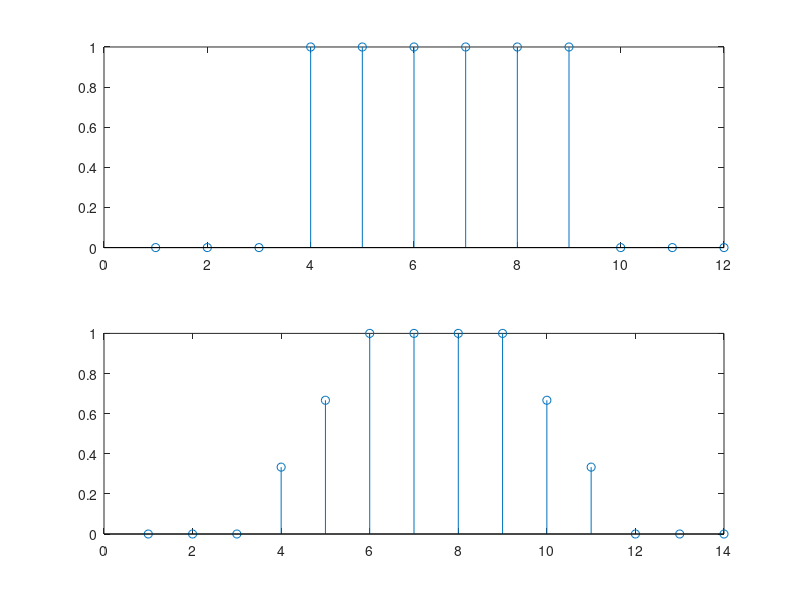
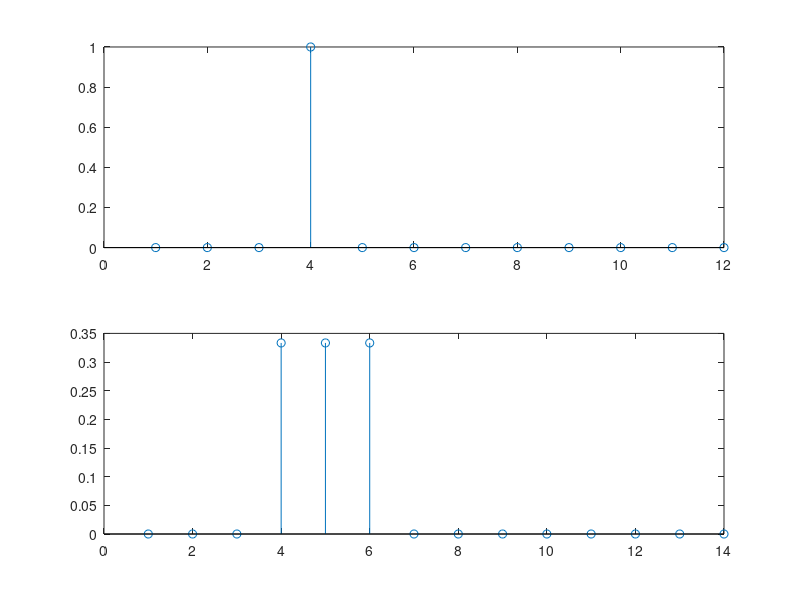
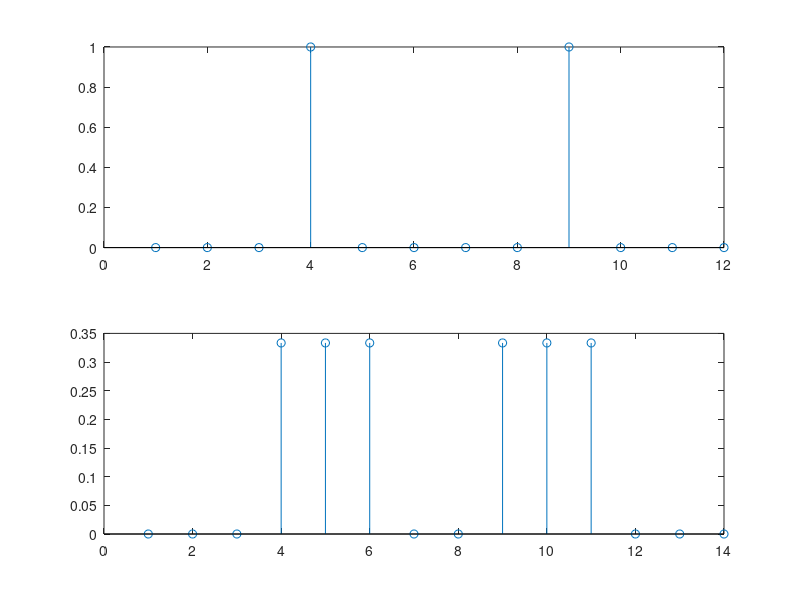
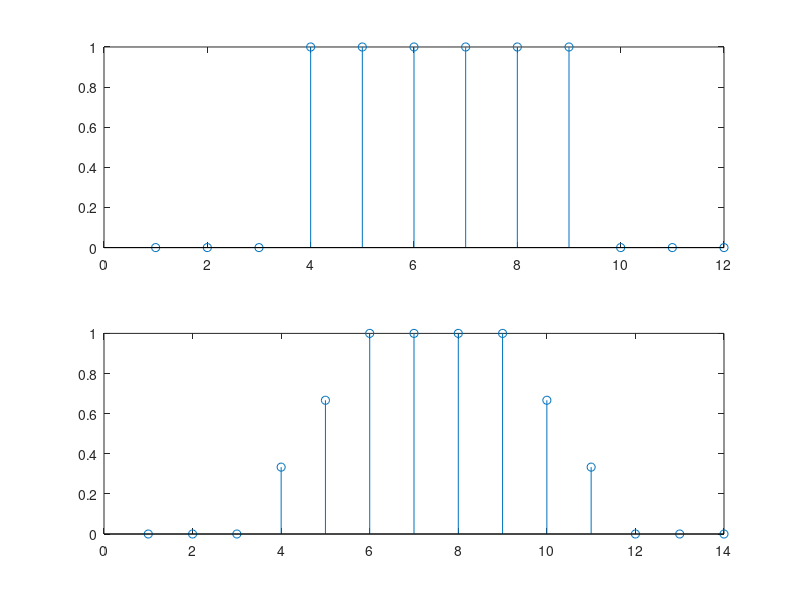

MATLAB code to generate these figures, in order:
samp = [0 0 0 1 1 1 1 1 1 0 0 0 ; 
        0 0 0 1 0 0 0 0 0 0 0 0 ;
        0 0 0 1 0 0 0 0 1 0 0 0 ; 
        0 0 0 1 1 1 1 1 1 0 0 0];
mask = [1/3 1/3 1/3];

for(i=1:1:4)
    figure(i);
    subplot(2, 1, 1);
    stem(samp(i,:));
    w = conv(samp(i,:), mask);
    subplot(2,1,2);
    stem(w);
end

samp2 = [0 0 0 0 0 1 1 1 -1 1 0 0 0 0 0 0 -1 -1 -1 1 -1 0 0 0 0 0];
mask = [0 1 1 1 -1 1 0];
mask = [0 1 -1 1 1 1 0];

figure(5);
subplot(2, 1, 1);
stem(samp2);
w = conv(samp2, mask);
subplot(2,1,2);
stem(w);